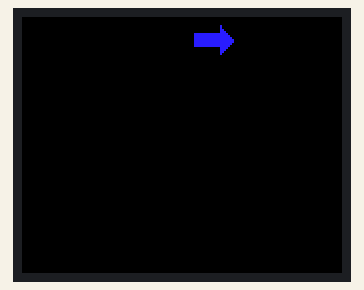
Bench run of a sketch on a simulated Arduino Uno, built with avr-gcc and run on an emulated ATmega328P. Parts: 160×128 colour display.

Above: at 1.18 s.
At 2.1 s:
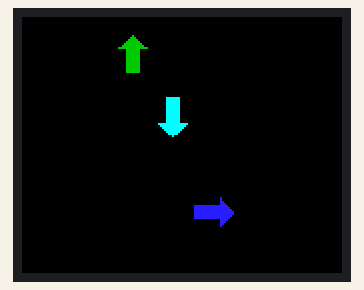
At 2.72 s:
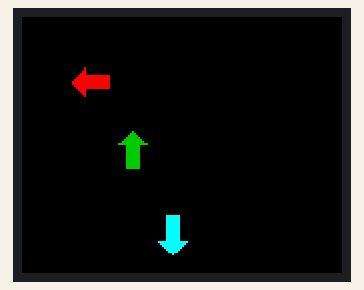
At 3.32 s:
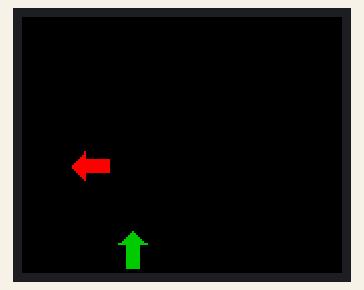
At 3.93 s:
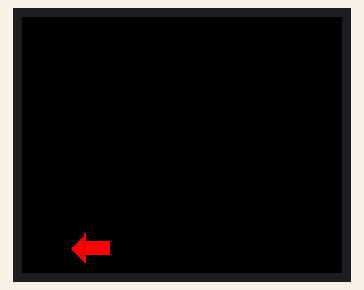

The sketch:

arrow_testing.ino
```cpp
#include <TFT.h> // Arduino LCD library
#include <SPI.h>
//--pin definition for the Uno--
#define cs 10
#define dc 8
#define rst 9
//------------------------------

//----Arrows stuff-----
#define ARROW_WIDTH 15
#define ARROW_HEIGHT 20

//Posição horizonntal
#define ARROW_LEFT_X 95
#define ARROW_UP_X 75
#define ARROW_DOWN_X 55
#define ARROW_RIGHT_X 35

//Cores
#define ARROW_LEFT_COLOR 0x28FF
#define ARROW_UP_COLOR 0x07FF
#define ARROW_DOWN_COLOR 0x0640
#define ARROW_RIGHT_COLOR 0xF800

//Alturas (para animação)
#define ARROW_START_HEIGHT 10
#define ARROW_END_HEIGHT 200 //era 140, mas vou meter um valor de modo a que as setas passem o topo
//-------------------------------

TFT TFTscreen = TFT(cs, dc, rst);

enum{
  LEFT,
  UP,
  DOWN,
  RIGHT
};

class Arrow{
  public:

  int x, y, width, height;
  uint16_t color;
  char type;
  unsigned long startTime;
  unsigned long endTime;
  bool visible = false;
  int previousY;

  Arrow(char t, unsigned long st, unsigned long et){ //Construtor

    width= ARROW_WIDTH;
    height= ARROW_HEIGHT;

    startTime = st;
    endTime = et;

    type = t;
    y = ARROW_START_HEIGHT;

    switch(t){
      case LEFT:
        x = ARROW_LEFT_X;
        color = ARROW_LEFT_COLOR;
      break;
      case UP:
        x = ARROW_UP_X;
        color = ARROW_UP_COLOR;
      break;
      case DOWN:
        x = ARROW_DOWN_X;
        color = ARROW_DOWN_COLOR;
      break;
      case RIGHT:
        x = ARROW_RIGHT_X;
        color = ARROW_RIGHT_COLOR;
      break;
    }

    previousY = y;
  }

  void drawColor(uint16_t c, int Y){ //vai dar mais jeito pra depois fazer o erase
    //Nota: As coordenadas x, y correspondem à ponta da seta (ponta do triangulo), enqaunto que as x1 e y1 devem corresponder ao centro (vertical) da seta
    int rectheight = height * 2 / 3;  //2/3 da altura total é a altura do retangulo
    int triheight = height * 1/3;  //1/3 da altura total é a altura do triangulo

    int x, y;

    switch(type){
      case LEFT:
        x = this->x + height/2;
        y = Y;

        //Desenho da seta
        TFTscreen.fillRect(x - triheight-rectheight, y - width/4, rectheight, width/2, c);
        TFTscreen.fillTriangle(x, y ,x - triheight, y + width/2, x - triheight, y - width/2, c);
      break;
      case UP:
        x = this->x;
        y = Y + height/2;

        //Desenho da seta
        TFTscreen.fillRect(x - width/4, y - triheight-rectheight, width/2, rectheight, c);
        TFTscreen.fillTriangle(x, y ,x - width/2, y - triheight, x + width/2, y - triheight, c);

      break;
      case DOWN:
        x = this->x;
        y = Y - height/2;

        //Desenho da seta
        TFTscreen.fillRect(x - width/4, y + triheight, width/2, rectheight, c);
        TFTscreen.fillTriangle(x, y ,x - width/2, y + triheight, x + width/2, y + triheight, c);
      break;
      case RIGHT:
        x = this->x - height/2;
        y = Y;

        //Desenho da seta
        TFTscreen.fillRect(x + triheight, y - width/4, rectheight, width/2, c);
        TFTscreen.fillTriangle(x, y ,x + triheight, y + width/2, x + triheight, y - width/2, c);
      break;
    }
  }

  void draw(){ //Apenas vai ser chamada quando a seta aparecer (o current_time >= start_time)
    drawColor(color, y); //Desenha na posição ATUAL
    visible = true;
  }

  void erase(){ //Fazer uma função dedicada em que apaga apenas os pixeis necessários (para reduzir flickering)
    if(visible)
      drawColor(0x0000, previousY); //Apaga na posição ANTERIOR (Para isso é preciso que essa posição exixsta, ou seja, que a seta esteja visivel)

    //Pra agora o background é sempre preto.. talvez tenha que alterar mais tarde
  }

  void update(unsigned long current_time){ //Atualiza atributos da seta baseando-se no tempo

    if (current_time < startTime || current_time > endTime) return; //Ainda não apareceu ou já saiu da tela (não há nada para atualizar)

    //Se já apareceu é preciso atualizar a posição atual (y)

    if (current_time <= startTime) //Ainda não apareceu
      y = ARROW_START_HEIGHT;
    else if (current_time >= endTime){  //Já apareceu e saiu do ecra (já não é mais visivel)
      y = ARROW_END_HEIGHT;
      visible = false;
    }
    else{    //Já apareceu e ainda não percorreu o ecra todo
      y = map(current_time, startTime, endTime, ARROW_START_HEIGHT, ARROW_END_HEIGHT);
    }

    if (y != previousY) { //Tentativa de reduzir o 'flicker' no ecra (apenas redesenha se a posição mudou)
      //Apaga (a posição anterior)
      erase();

      //Desenha a seta (na nova posição)
      draw();

      previousY = y; //A posição atual passa a ser a antiga (para a proxima vez que for feito o update)
    }
  }
};
unsigned long startTime;
void setup() {
  // initialize the serial port
  Serial.begin(9600);
  // initialize the display
  TFTscreen.begin();
  // clear the screen with a pretty color
  TFTscreen.background(0, 0, 0);
  TFTscreen.setRotation(2);

  startTime = millis();
  //int a = TFTscreen.width();
  //Serial.print(String(a));
  //TFTscreen.stroke(255, 0, 0);
  //TFTscreen.line(0, 0, a/2, 0);
}

Arrow arrows[] = {
    Arrow(LEFT,1000,3000),
    Arrow(UP,1500,3500),
    Arrow(DOWN,1800,4200),
    Arrow(RIGHT,2200,5000),
};

#define NUM_ARROWS (sizeof(arrows)/sizeof(arrows[0]))
unsigned long LastUpdate = 0;
void loop() {
  unsigned long GameTime = millis() - startTime;
  if(millis() - LastUpdate >= 15){ //desenha apenas a cada 15ms (para tentar reduzir flickering)
    for (int i = 0; i < NUM_ARROWS; i++) {
        arrows[i].update(GameTime);
    }

    LastUpdate = GameTime;
  }
}
```
